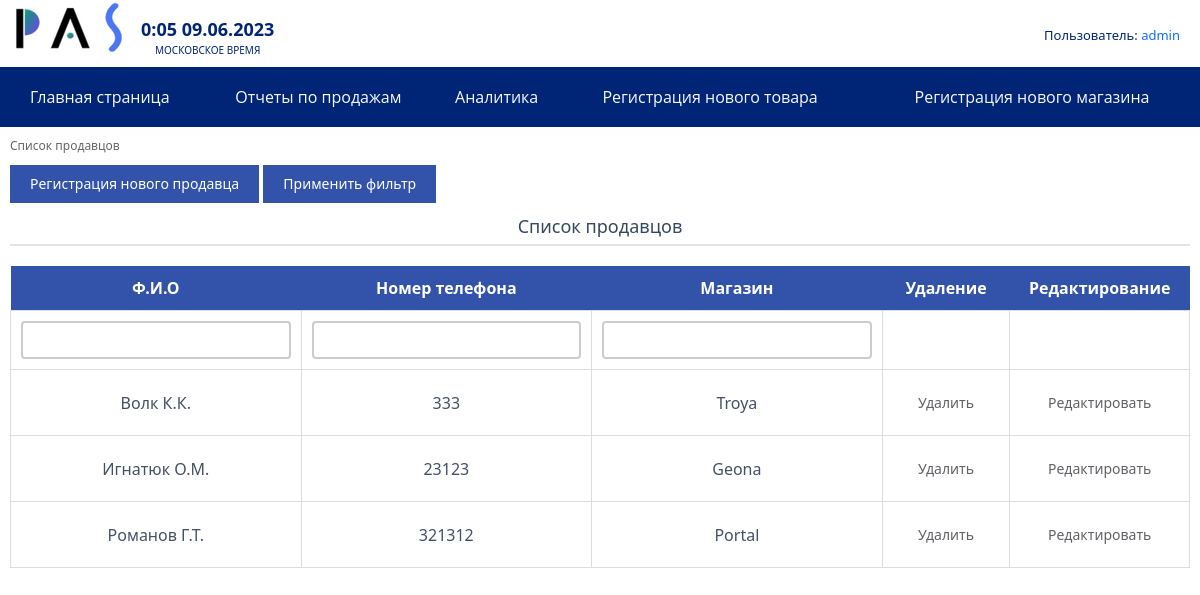
/atc/resources/template/regobjects/regmember.php (signed in), run on the app's committed database.
### tables this page shows
CREATE TABLE `sellers` (
  `sellerid` int(11) NOT NULL,
  `fullname` text NOT NULL,
  `phonenumber` text NOT NULL,
  `storeid` int(11) NOT NULL
);

CREATE TABLE `stores` (
  `storeid` int(11) NOT NULL,
  `storename` text NOT NULL,
  `adress` text NOT NULL
);

### atc/resources/template/regobjects/regmember.php (the view, shortened to what this page needs)
<!DOCTYPE html>
<html lang="ru">
<head>
    <link href="https://cdn.jsdelivr.net/npm/bootstrap@5.3.0-alpha1/dist/css/bootstrap.min.css" rel="stylesheet"
>
</head>
<body class>
<div id="app">
    <section class="el-container is-vertical" id="mainContainer">
        <header class="el-header" id="header" style="height: auto;">
            <div class="el-row" id="top">
                <div class="row" id="logo" style="min-width: 1vh">
                    <a href="../index.php" class="router-link-active" id="homeLink">
                        <img id="logoImg" src="/atc/resources/template/img/logotip.png" alt="PAS" width="128px" height="56px">
                    </a>
                </div>
                <div id="userInfo">
                    <ul class="user-info">
                        <li class="list-style-type-none text-decoration-none text-blue label first">
                            Пользователь:&nbsp;
                        </li>
                        <li class="value">
                            <a href = "\atc\resources\template\authentication\exit.php" class="user-info-value text-decoration-none"><?echo $_COOKIE["user"];?></a>
                        </li>
                    </ul>
                </div>
                <div id="timeContainer">
                    <div class="time">
                        <div class="time-value">hh:mm dd.mm.yyyy</div>
                        <span>МОСКОВСКОЕ ВРЕМЯ</span>
                    </div>
                </div>
                <div>
                    <div data-v-60c9bf92 class="nav">
                        <div data-v-60c9bf92 class="nav-item first">
                            <a href="../index.php" class="text-center text-decoration-none text-light">Главная страница</a>
                        </div>
                        <div data-v-60c9bf92 class="nav-item first">
                            <a href="../report.php" class="text-center text-decoration-none text-light">Отчеты по продажам</a>
                        </div>
                        <div data-v-60c9bf92 class="nav-item notfirst">
                            <a href="../analytics.php" class="text-center text-decoration-none text-light">Аналитика</a>
                        </div>
                        <div data-v-60c9bf92 class="nav-item notfirst">
                            <a href="regnewproduct.php" class="text-center text-decoration-none text-light">Регистрация нового товара</a>
                        </div>
                        <div data-v-60c9bf92 class="nav-item notfirst">
                            <a href="registration.php" class="text-center text-decoration-none text-light">Регистрация нового магазина</a>
                        </div>
                    </div>
                </div>
            </div>
        </header>
        <main class="el-main" id="view">
            <div data-v-44f6aa19>
                <div data-v-1ed7fb43 data-v-44f6aa19 class="breadcrumbs">
                    <span data-v-1ed7fb43>Список продавцов</span>
                </div>
                <div data-v-44f6aa19>
                    <button data-v-44f6aa19 type="button" class="el-button lc el-button--default" onclick="window.location.href='regsetmember.php'">
                        <span>Регистрация нового продавца</span>
                    </button>
                    <button data-v-44f6aa19 type="button" class="el-button lc el-button--default" onclick="filter_member()">
                        <span>Применить фильтр</span>
                    </button>
                <div>
                    <div data-v-44f6aa19 class="lc-table-label">Список продавцов</div>
                    <div data-v-44f6aa19 class="el-table lc-table el-table--fit el-table--striped el-table--border el-table--group el-table--fluid-height el-table--scrollable-x el-table--enable-row-hover el-table--enable-row-transition"
                         style="max-height: 500px">
                        <div class="el-table__header-wrapper">
                            <?php
                            $mysql = new mysqli('localhost','root','root','test_pgtomy');
                            $sql = "SELECT s.sellerid, s.fullname, s.phonenumber, s.storeid, st.storename FROM sellers s
        INNER JOIN stores st ON s.storeid = st.storeid
        ";
                            $result = mysqli_query($mysql, $sql);
                            ?>
                            <table class="filter-table">
                                <tr>
                                    <th>Ф.И.О</th>
                                    <th>Номер телефона</th>
                                    <th>Магазин</th>
                                    <th>Удаление</th>
                                    <th>Редактирование</th>
                                </tr>
                                <tr>
                                    <td><input type="text" name="fullname"></td>
                                    <td><input type="text" name="phonenumber" onkeypress="return isNumber(event)"></td>
                                    <td><input type="text" name="storename"></td>
                                    <td><input type="hidden" value="Удалить"></td>
                                    <td><input type="hidden" value="Редактировать"></td>
                                </tr>
                                <?php while($row = mysqli_fetch_assoc($result)) {?>
                                        <tr class="component__table">
                                            <td><?php echo $row['fullname']; ?></td>
                                            <td><?php echo $row['phonenumber']; ?></td>
                                            <td><?php echo $row['storename']; ?></td>
                                            <td>
                                                <form method="post" action="regprocess/memberdel.php">
                                                    <input type="submit" value="Удалить" class="function_button el-function_button">
                                                </form>
                                            </td>
                                            <td>
                                            <form method="post" action="editmember.php">
                                                <input type="submit" value="Редактировать" class="function_button el-function_button">
                                            </form>
                                            </td>
                                        </tr>
                                <?php } ?>
                            </table>
                        </div>
                    </div>
                </div>
            </div>
        </main>
    </section>
</div>
</body>
</html>

### atc/resources/template/regobjects/regmember.php (style rules this page uses)
html { overflow-x: hidden; }
#app, body { font family: Open Sans, sans, serif; font size: 14px; color: #445165; box-sizing: border-box; webkit box sizingL border box; height: 100%; min-width: 900px; }
div { display: block; }
#homeLink { height: 100%; display: block; }
a { color: #3253a9 }
#logo { float: left; height: 58px; width: 145px; text-align: left; padding-left: 10px; }
.el-container.is-vertical { -webkit-box-orient: vertical; -webkit-box-direction: normal; flex-direction: column; }
.el-container { display: flex; -webkit-box-orient: vertical; -webkit-box-direction: normal; flex-direction: row; -web-kit-box-flex: 1; flex: 1; flex-basis: auto; box-sizing: border-box; min-width: 0; }
.user-info li { float: left; padding-top: 5px; padding-bottom: 5px }
* { box-sizing: border-box; }
.user-info { line-height: 53px; float: right; padding-right: 20px; list-style: none; margin-top: 4px; margin-bottom: 0; color: #002577; font-size: 13px; }
ul { display: list-item; text-align: -webkit-match-parent; }
.nav[data-v-60c9bf92] { width: 100%; display: table; background-color: #002577; font-family: Open Sans, sans-serif; font-size: 16px; color: #fff; line-height: 60px; }
.nav-item[data-v-60c9bf92] { display: table-cell; position: relative; cursor: default; z-index: 2002; text-align: center; }
#timeContainer { display: inline-block; height: 58px; text-align: center; position: relative; padding-left: 20px; white-space: nowrap; }
.time { font-size: 10px; color: #002577; position: absolute; bottom: 0; }
.time-value { font-size: 18px; font-weight: 700; }
.breadcrumbs, .breadcrumbs span { color: #666; font-size: 12px; }
#view { margin-top: 10px; padding: 0 10px; }
main { display: block; }
.el-main { display: block; -webkit-box-flex: 1; ms-flex: 1; flex: 1; ms-flex-preferred-size: auto; flex-basis: auto; overflow: auto; padding: 20px; }
button { -webkit-writing-mode: horizontal-td !important; text-rendering: auto; color: internal-light-dark(black, white); letter-spacing: normal; word-spacing: normal; text-transform: none; text-indent: 0px; text-shadow: none; text-align: center; cursor: center; font: 400 13.3333px Arial; }
.el-button { display: inline-block; line-height: 1; white-space: nowrap; cursor: pointer; background: #fff; border: 1px solid #dcdfe6; color: #606266; -webkit-appearance: none; text-align: center; -webkit-box-sizing: border-box; box-sizing: border-box; outline: 0; margin: 0; -webkit-transition: .1s; transition: .1s; font-weight: 500; padding: 12px 20px; font-size: 14px; border-radius: 4px; }
.lc.el-button { border: 0; border-radius: 0; margin-top: 10px; background-color: #3253a9; color: #fff; }
.lc-table-label { color: #364760; font-size: 18px; text-align: center; padding: 10px 4px 4px 4px; border-bottom: 2px solid #e3e4e8; }
.filter-table { width: 100%; border-collapse: collapse; margin-top: 20px; }
.filter-table th { background-color: #3253A9; color: white; font-weight: bold; text-align: center; padding: 10px; }
.filter-table td { border: 1px solid #ddd; padding: 10px; text-align: center; }
.filter-table input[type=text] { width: 100%; padding: 5px; box-sizing: border-box; border: 2px solid #ccc; border-radius: 4px; }
.function_button { padding: 11px 17px; background-color: #fff; }
.el-function_button { display: inline-block; white-space: nowrap; cursor: pointer; background: #fff; color: #606266; -webkit-appearance: none; text-align: center; outline: 0; margin: 0; -webkit-transition: .1s; transition: .1s; font-weight: 500; padding: 12px 20px; font-size: 14px; border: none; }

### data on the page
sellers: fullname "Волк К.К.", phonenumber "333", storeid.storename "Troya"
sellers: fullname "Игнатюк О.М.", phonenumber "23123", storeid.storename "Geona"
sellers: fullname "Романов Г.Т.", phonenumber "321312", storeid.storename "Portal"

### other printed values
$_COOKIE["user"] "admin"
